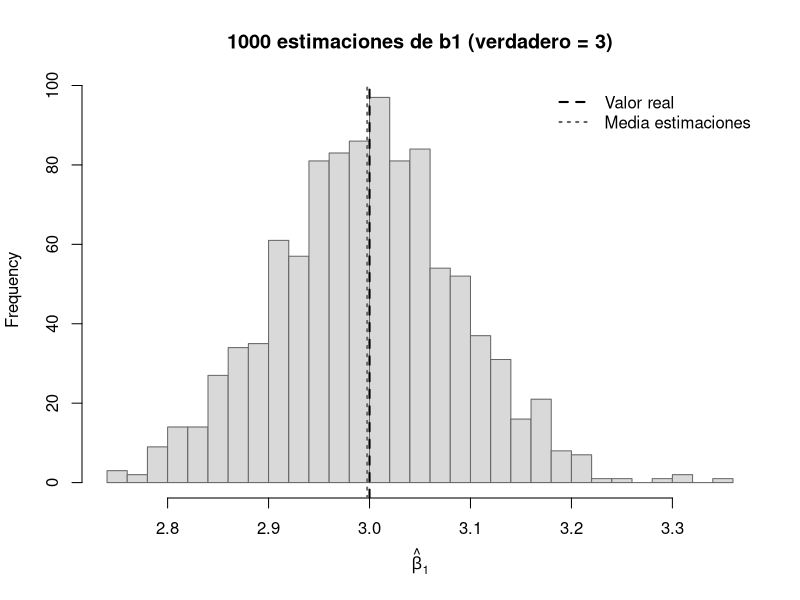

Recreate this plot in R.
# =============================================================================
# ECONOMETRÍA — Capítulo 3
# Script Teórico: Propiedades de los estimadores MCO
# Autor: Carlos de Anta Puig
# =============================================================================
# INSTRUCCIONES: Abre primero mEconometria.Rproj en RStudio.
#                Ejecutar bloque a bloque con Ctrl+Enter.
# =============================================================================

pausa <- function(msg = "\n  [Pulsa ENTER para continuar...]") {
  cat(msg); invisible(readline())
}

library(tidyverse); library(readxl); library(ggplot2)

col_principal  <- "#2C3E7A"; col_secundario <- "#E8501A"
col_terciario  <- "#27AE60"; col_gris <- "#7F8C8D"

caso_a <- read_excel("data/caso_a_demanda.xlsx")

cat("
=============================================================================
  ECONOMETRÍA — Tema 3: Propiedades de los estimadores MCO
=============================================================================

  En este script veremos:

    1. R² vs R² ajustado con modelos progresivos
    2. Simulación de las propiedades BLUE (insesgadez)
    3. Varianza del error y errores estándar

=============================================================================
")

pausa()

# ── 1. R² vs R² AJUSTADO ───────────────────────────────────────────────────
cat("\n--- 1. R² vs R² AJUSTADO: MODELOS PROGRESIVOS ---\n")

cat("\n  Estimamos 4 modelos añadiendo variables al Caso A:\n")

mod1 <- lm(ventas ~ precio_propio, data = caso_a)
mod2 <- lm(ventas ~ precio_propio + gasto_publicidad, data = caso_a)
mod3 <- lm(ventas ~ precio_propio + gasto_publicidad + precio_sustit, data = caso_a)
mod4 <- lm(ventas ~ precio_propio + gasto_publicidad + precio_sustit +
             promocion + temporada, data = caso_a)

cat("\n  Modelo  Variables  R²       R² ajust.  Sigma\n")
cat("  ------  ---------  ------   ---------  ------\n")
for (m in list(list(mod1,"M1",1), list(mod2,"M2",2),
               list(mod3,"M3",3), list(mod4,"M4",5))) {
  s <- summary(m[[1]])
  cat(sprintf("  %s      k = %d      %.4f   %.4f     %.4f\n",
              m[[2]], m[[3]], s$r.squared, s$adj.r.squared, s$sigma))
}

cat("\n  CONCLUSIÓN:")
cat("\n  - R² SIEMPRE crece al añadir variables (nunca baja).")
cat("\n  - R² ajustado puede BAJAR si la variable no aporta.")
cat("\n  - Usar R² ajustado para comparar modelos con distinto k.\n")

pausa()

# ── 2. CÁLCULO MANUAL DEL R² AJUSTADO ─────────────────────────────────────
cat("\n--- 2. CÁLCULO MANUAL DEL R² AJUSTADO ---\n")

n <- nrow(caso_a)
k <- 2
R2 <- summary(mod2)$r.squared

R2_adj_manual <- 1 - ((n - 1) / (n - k - 1)) * (1 - R2)

cat(sprintf("\n  Modelo M2 (precio + publicidad):\n"))
cat(sprintf("  n = %d, k = %d\n", n, k))
cat(sprintf("  R² = %.4f\n", R2))
cat(sprintf("  R² ajustado (fórmula): 1 - ((%d-1)/(%d-%d-1)) * (1 - %.4f) = %.4f\n",
            n, n, k, R2, R2_adj_manual))
cat(sprintf("  R² ajustado (summary): %.4f\n", summary(mod2)$adj.r.squared))
cat("\n  ¡Coinciden!\n")

pausa()

# ── 3. SIMULACIÓN: INSESGADEZ DE MCO ─────────────────────────────────────
cat("\n--- 3. SIMULACIÓN: INSESGADEZ DE MCO ---\n")

cat("\n  Modelo verdadero: Y = 2 + 3*X + u,  con u ~ N(0, 1)")
cat("\n  Simulamos 1000 muestras de n=30 y estimamos b1 en cada una.\n\n")

set.seed(2024)
n_sim <- 1000
n_obs <- 30
beta_true <- 3

estimaciones <- replicate(n_sim, {
  x <- rnorm(n_obs, 5, 2)
  y <- 2 + beta_true * x + rnorm(n_obs, 0, 1)
  coef(lm(y ~ x))[2]
})

cat(sprintf("  Valor verdadero de b1:      %d\n", beta_true))
cat(sprintf("  Media de 1000 estimaciones: %.4f\n", mean(estimaciones)))
cat(sprintf("  Desv. típica:               %.4f\n", sd(estimaciones)))
cat(sprintf("\n  La media está MUY CERCA de 3 -> INSESGADEZ ✓\n"))

hist(estimaciones, breaks = 40, col = "gray85", border = "gray40",
     main = sprintf("1000 estimaciones de b1 (verdadero = %d)", beta_true),
     xlab = expression(hat(beta)[1]))
abline(v = beta_true, lwd = 2, lty = 2)
abline(v = mean(estimaciones), lwd = 2, lty = 3, col = "gray40")
legend("topright", legend = c("Valor real", "Media estimaciones"),
       lty = c(2, 3), lwd = 2, col = c("black", "gray40"), bty = "n")

pausa()

# ── 4. VARIANZA DEL ERROR Y ERRORES ESTÁNDAR ──────────────────────────────
cat("\n--- 4. VARIANZA DEL ERROR Y ERRORES ESTÁNDAR ---\n")

cat("\n  Modelo M2: Ventas = b0 + b1*Precio + b2*Publicidad + u\n\n")

s <- summary(mod2)
SCR <- sum(residuals(mod2)^2)
gl <- n - 2 - 1
sigma2 <- SCR / gl

cat(sprintf("  SCR = %.4f\n", SCR))
cat(sprintf("  Grados de libertad: n - k - 1 = %d - 2 - 1 = %d\n", n, gl))
cat(sprintf("  Varianza del error: s² = SCR/gl = %.4f\n", sigma2))
cat(sprintf("  Error estándar regresión: s = %.4f\n", sqrt(sigma2)))

cat("\n  Errores estándar de los coeficientes:\n")
cat(sprintf("    SE(b0) = %.4f\n", s$coefficients[1, 2]))
cat(sprintf("    SE(b1) = %.4f\n", s$coefficients[2, 2]))
cat(sprintf("    SE(b2) = %.4f\n", s$coefficients[3, 2]))

cat("\n  Un error estándar GRANDE indica INCERTIDUMBRE sobre el coeficiente.")
cat("\n  Un error estándar PEQUEÑO indica una estimación PRECISA.\n")

cat("\n=== FIN Script Tema 03 ===\n")
